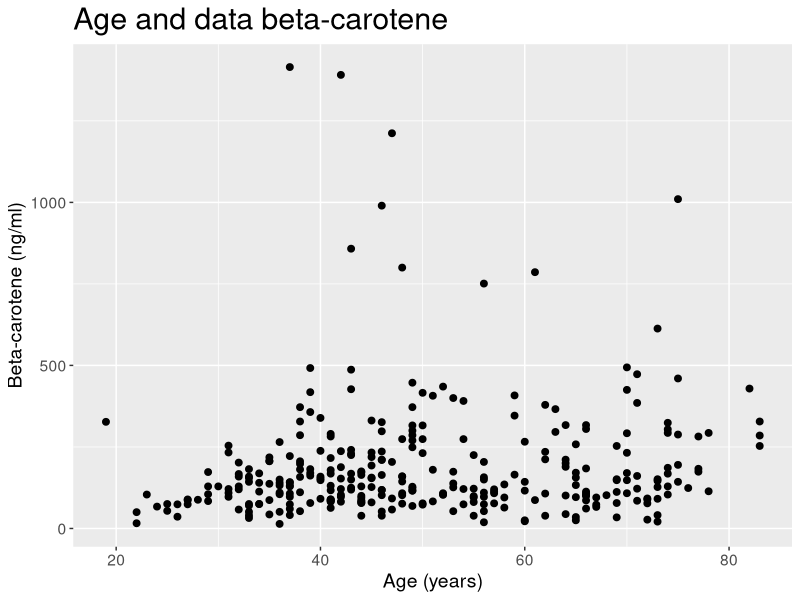
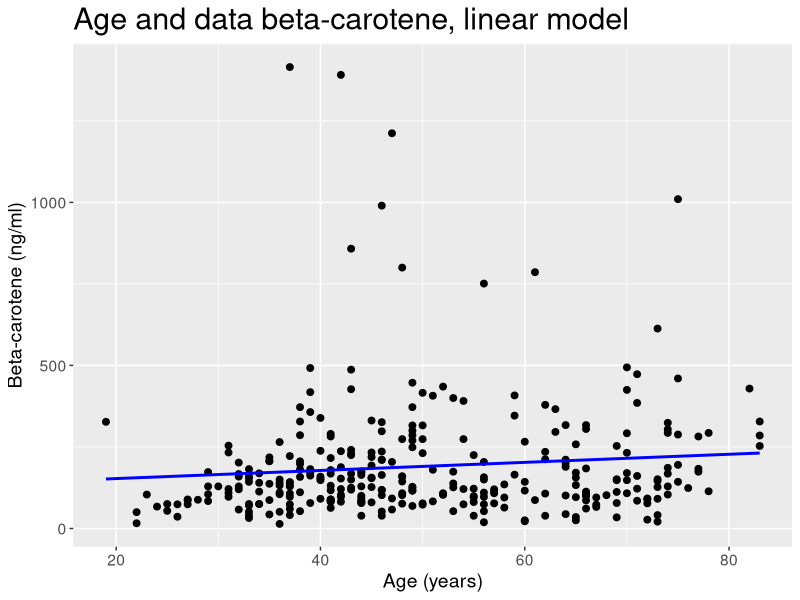
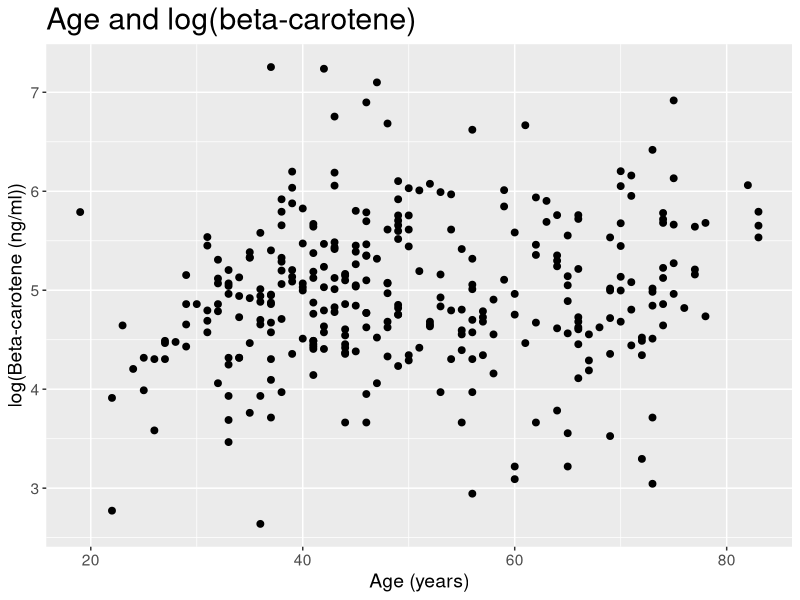
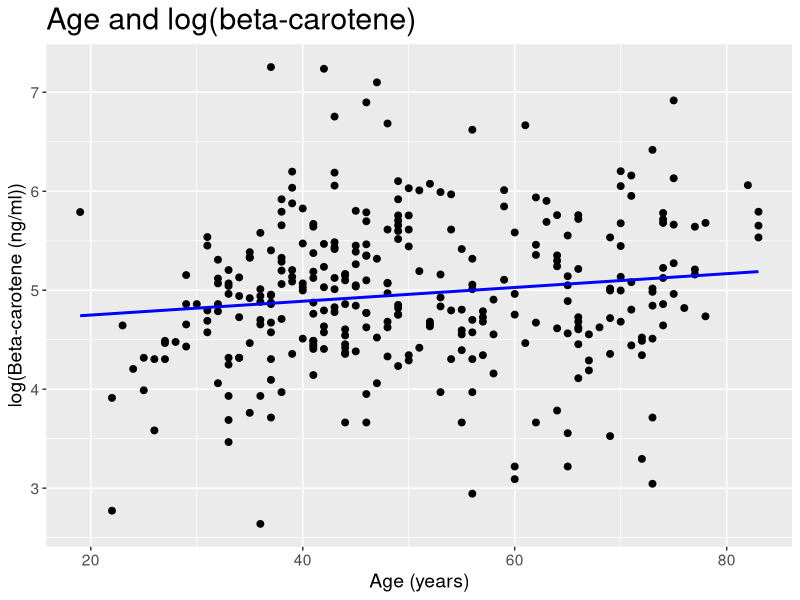
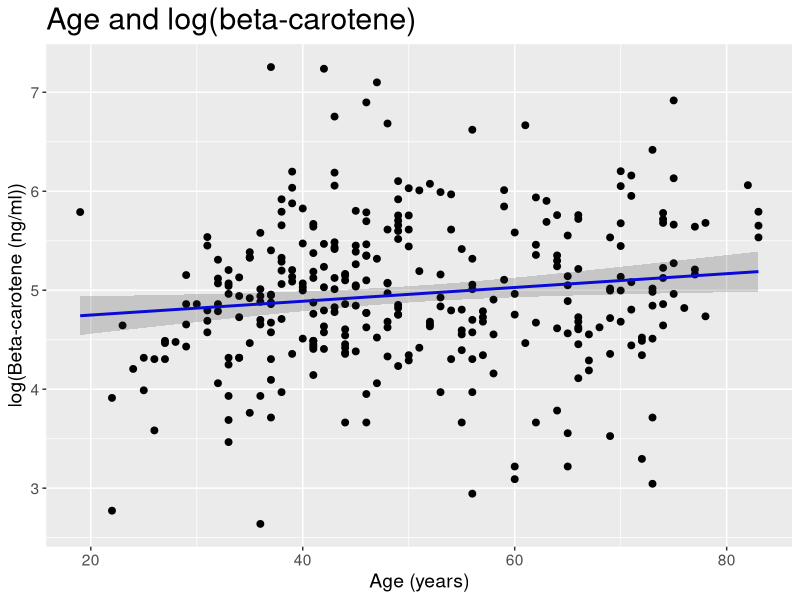
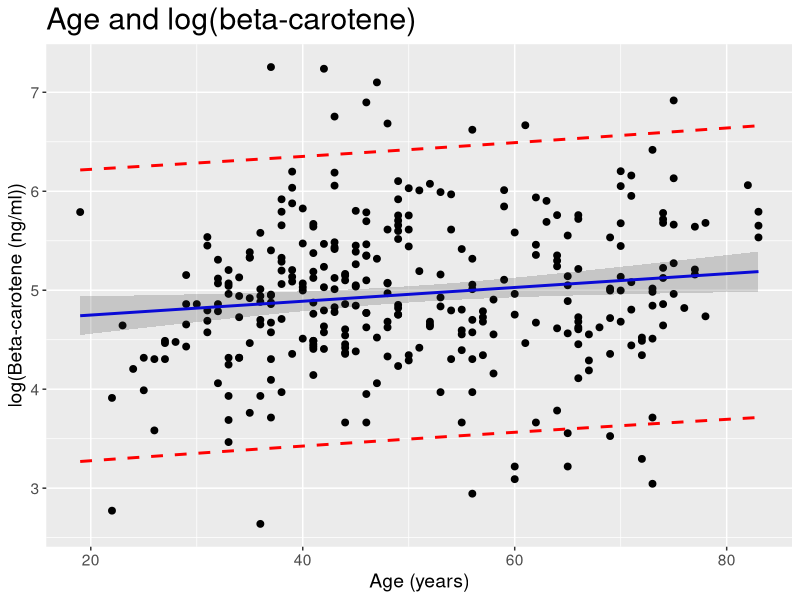
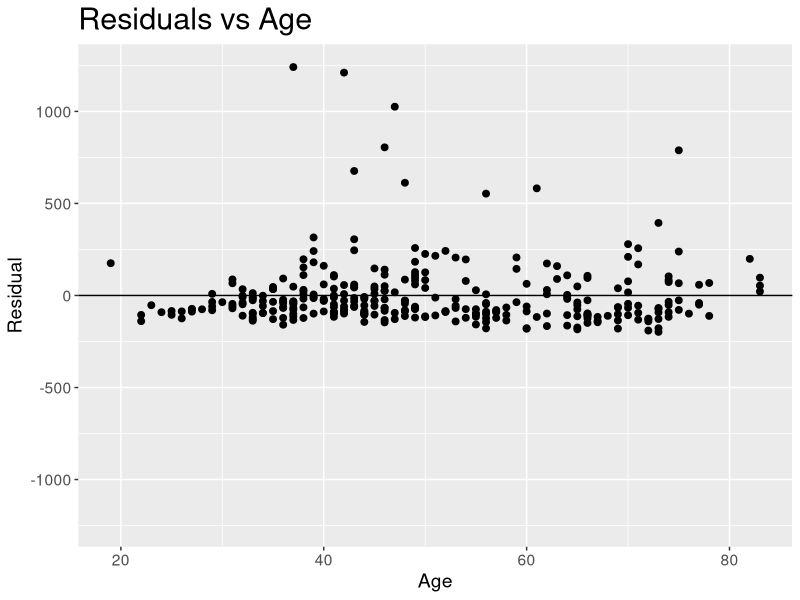
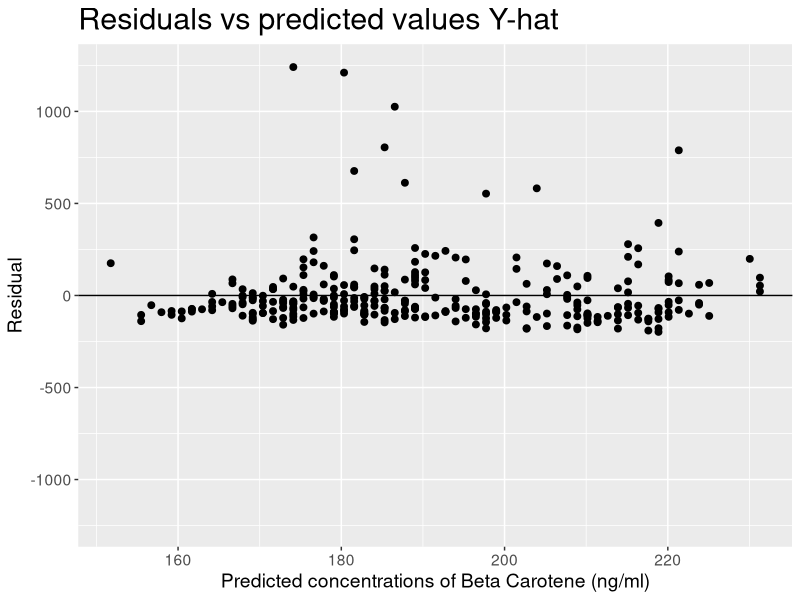

These figures' R source, in order:
# Imports
library(ggplot2)

# Read data file
data <- read.delim(file = "Data/plasma.txt")
head(data)
summary(data)

# Delete invalid datapoint and store minimum
data <- data[data$betaplasma > 0, ]
minage <- min(data$betaplasma)


###### Linear model ######
model1.linear <- lm(betaplasma ~ I(age - minage), data = data)
summary(model1.linear)
confint(model1.linear)

# Fit a line and display data
model1.linear.pred <- cbind(data, 
        fit = predict(model1.linear),
        conf = predict(model1.linear, interval = "confidence"),
        pred = predict(model1.linear, interval = "prediction"))
head(model1.linear.pred)

# Get rid of extra fits
model1.linear.pred$conf.fit <- model1.linear.pred$pred.fit <- NULL
head(model1.linear.pred)

# Plot beta-carotene against age and save image
(
  plot1.data <-
    ggplot(data = model1.linear.pred, aes(x = age, y = betaplasma)) +
    geom_point(size = 2) +
    xlab("Age (years)") +
    ylab("Beta-carotene (ng/ml)") +
    labs(title = "Age and data beta-carotene") +
    theme(text = element_text(size = 14), plot.title = element_text(size=22))
)

# Add the fitted line to the data plot
(
  plot1.line <- plot1.data + 
    geom_line(aes(y = fit), color = "blue", size = 1) +
    labs(title = "Age and data beta-carotene, linear model")
)
ggsave(filename="AgeVsBetaCarotene.png", path="Images/Part 1/")

###### Logarithmic model ######
model2.log <- lm(log(betaplasma) ~ I(age - minage), data = data)

# Fit a log line and display head
model2.log.pred <- cbind(data, 
        fit = predict(model2.log),
        conf = predict(model2.log, interval = "confidence"),
        pred = predict(model2.log, interval = "prediction"))
head(model2.log.pred)

# Get rid of the extra fits
model2.log.pred$conf.fit <- model2.log.pred$pred.fit <- NULL
head(model2.log.pred)

# Plot log(beta-carotene) against age
(
  plot2.data <- 
    ggplot(data = model2.log.pred, aes(x = age, y = log(betaplasma))) + 
    geom_point(size = 2) +
    xlab("Age (years)") +
    ylab("log(Beta-carotene (ng/ml))") +
    labs(title = "Age and log(beta-carotene)") +
    theme(text = element_text(size = 14), plot.title = element_text(size=22))
)

# Add the fitted line to the data plot and save
(
  plot2.line <- plot2.data + 
    geom_line(aes(y = fit), color = "blue", size = 1)
)

# Add confidence interval
(
  plot2.conf <- plot2.line + 
    geom_ribbon(aes(ymin = conf.lwr, ymax = conf.upr), alpha = 0.2)
)

# Add prediction interval
(
  plot2.pred <- plot2.conf + geom_line(aes(y = pred.lwr),
                       color = "red", linetype = "dashed", size = 1) +
             geom_line(aes(y = pred.upr), 
                       color = "red", linetype = "dashed", size = 1)
)
ggsave(filename="AgeVsLogBetaCarotene.png", path="Images/Part 1/")

###### Residual Analysis ######
### Linear model ###

# Add the residuals to the predicted data
model1.linear.pred$e <- model1.linear$residuals
head(model1.linear.pred)

# Save the max-value in order to make the y-axis symmetrical 
# in the plots.
(max1.e <- max(abs(model1.linear.pred$e)))
(model1.linear.pred.elims <- c(-max1.e, max1.e))

# Plot residuals against x, add a horizontal line at y=0,
# and expand the y-axis to include +/- max residual.
(
  plot3.data <- ggplot(data = model1.linear.pred, aes(x = age, y = e)) +
         geom_point(size = 2) + geom_hline(yintercept = 0) + 
         expand_limits(y = model1.linear.pred.elims) + xlab("Age") + 
         ylab("Residual") + labs(title = "Residuals vs Age") +
         theme(text = element_text(size = 14),
               plot.title = element_text(size=22))
)
ggsave(filename="ResVsAgeLin.png", path="Images/Part 1/")

# Plot residuals against yhat, add a horizontal line at y=0,
# and expand the y-axis to include +/- max residual.
(
  plot4 <- ggplot(data = model1.linear.pred, aes(x = fit, y = e)) + 
    geom_point(size = 2) + geom_hline(yintercept = 0) + 
    expand_limits(y = model1.linear.pred.elims) + 
    xlab("Predicted concentrations of Beta Carotene (ng/ml)") + 
    ylab("Residual") + labs(title = "Residuals vs predicted values Y-hat") +
    theme(text = element_text(size = 14),
          plot.title = element_text(size=22))
)
ggsave(filename="ResVsYhatLin.png", path="Images/Part 1/")

# Make a normal qq-plot of the residuals.
(
  plot5 <- ggplot(data = model1.linear.pred, aes(sample = e)) + 
    geom_qq(size = 2) + geom_qq_line() + 
    labs(title = "Normal Q-Q-plot of the residuals") + 
    theme(text = element_text(size = 14), plot.title = element_text(size=22))
)
ggsave(filename="QQplotResLin.png", path="Images/Part 1/")

# Histogram of the residuals:
(
  plot6 <- ggplot(data = model1.linear.pred, aes(x = e)) +
       geom_histogram(bins = 10) + xlab("Residuals") +
       labs(title = "Histogram of residuals") +
       theme(text = element_text(size = 14))
)
ggsave(filename="HistplotResLin.png", path="Images/Part 1/")


### Logarithmic model ###
# Add the residuals to the predicted data
model2.log.pred$e <- model2.log$residuals
head(model2.log.pred)

# Save the max-value in order to make the y-axis symmetrical 
# in the plots.
(max2.e <- max(abs(model2.log.pred$e)))
(model2.log.pred.elims <- c(-max2.e, max2.e))

# Plot residuals against x, add a horizontal line at y=0,
# and expand the y-axis to include +/- max residual.
(
  plot7 <- ggplot(data = model2.log.pred, aes(x = age, y = e)) + 
       geom_point(size = 2) + geom_hline(yintercept = 0) + 
       expand_limits(y = model2.log.pred.elims) + xlab("År") + ylab("Residual") 
       + labs(title = "Residuals vs x-values") +
       theme(text = element_text(size = 14), plot.title = element_text(size=22))
)
ggsave(filename="ResVsAgeLog.png", path="Images/Part 1/")

# Plot residuals against y-hat, add a horizontal line at y=0,
# and expand the y-axis to include +/- max residual.
(
  plot8 <- ggplot(data = model2.log.pred, aes(x = fit, y = e)) + 
       geom_point(size = 2) + geom_hline(yintercept = 0) + 
       expand_limits(y = model2.log.pred.elims) +
       xlab("Predicted betakaroten") + ylab("Residual") +
       labs(title = "Residuals vs predicted values Y-hat") +
       theme(text = element_text(size = 14), plot.title = element_text(size=22))
)
ggsave(filename="ResVsYhatLog.png", path="Images/Part 1/")

# Make a normal qq-plot of the residuals.
(
  plot9 <- ggplot(data = model2.log.pred, aes(sample = e)) + geom_qq(size = 2) +
       geom_qq_line() + labs(title = "Normal Q-Q-plot of the residuals") +
       theme(text = element_text(size = 14))
)
ggsave(filename="QQplotResLog.png", path="Images/Part 1/")

# Histogram of the residuals:
(
  plot10 <- ggplot(data = model2.log.pred, aes(x = e)) + geom_histogram(bins = 10) +
       xlab("Residuals") + labs(title = "Histogram of residuals") +
       theme(text = element_text(size = 14))
)
ggsave(filename="HistplotResLog.png", path="Images/Part 1/")


### Choosing logarithmic model ###
# Calculate the confidence intervals for beta:
(conf <- confint(model2.log))
model2.log$coefficients
exp(conf)
exp(model2.log$coefficients)

# Predict for ages 25, 26, 75, 76
(x0.ages <- data.frame(age = c(25, 26, 75, 76)))
(x0.ages.pred <- cbind(x0.ages, 
                       fit = exp(predict(model2.log, x0.ages)),
                       conf = exp(predict(model2.log, x0.ages, 
                                          interval = "confidence")),
                       pred = exp(predict(model2.log, x0.ages, 
                                          interval = "prediction"))))

x0.ages.pred$interval_width <- x0.ages.pred$conf.upr - x0.ages.pred$conf.lwr

# Display interval ages and corresponding interval width
cbind(x0.ages.pred["age"], x0.ages.pred["interval_width"]) 
